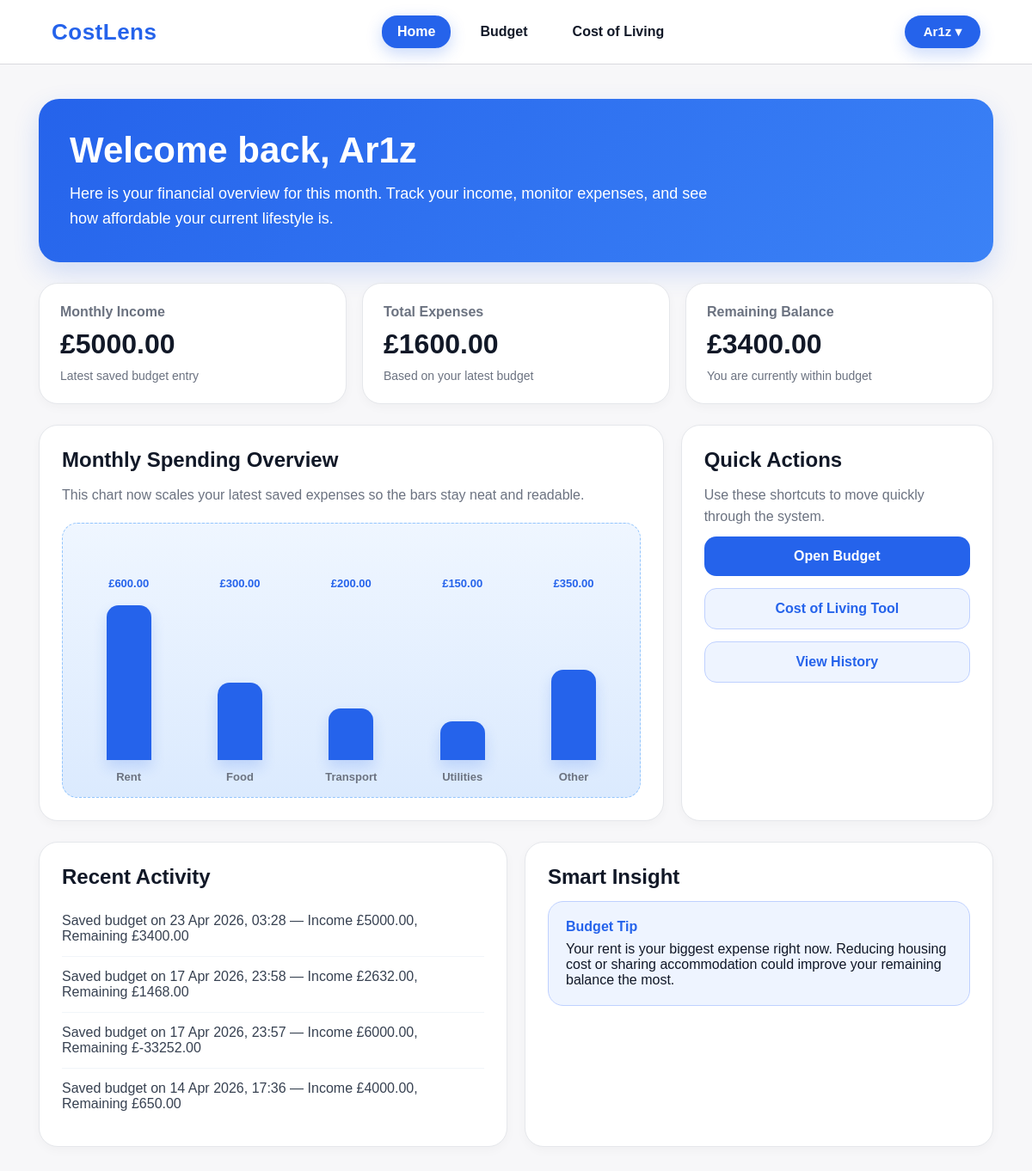
The page /dashboard/ (signed in) on the database its author committed.
### dashboard/models.py (models this page shows, shortened)
class BudgetEntry(models.Model):
    user = models.ForeignKey(User, on_delete=models.CASCADE)
    monthly_income = models.DecimalField(max_digits=10, decimal_places=2)
    rent = models.DecimalField(max_digits=10, decimal_places=2)
    food = models.DecimalField(max_digits=10, decimal_places=2)
    transport = models.DecimalField(max_digits=10, decimal_places=2)
    utilities = models.DecimalField(max_digits=10, decimal_places=2)
    other = models.DecimalField(max_digits=10, decimal_places=2, default=0)
    total_expenses = models.DecimalField(max_digits=10, decimal_places=2)
    remaining_balance = models.DecimalField(max_digits=10, decimal_places=2)
    created_at = models.DateTimeField(auto_now_add=True)

### dashboard/views.py (the view)
# urls.py: path("", include("dashboard.urls")),
@login_required
def dashboard(request):
    latest_entry = BudgetEntry.objects.filter(user=request.user).order_by("-created_at").first()
    recent_entries = BudgetEntry.objects.filter(user=request.user).order_by("-created_at")[:4]
    return render(request, "dashboard/home.html", {
        "latest_entry": latest_entry,
        "recent_entries": recent_entries,
    })

### dashboard/templates/dashboard/home.html (shortened to what this page needs)
<!DOCTYPE html>
<html lang="en">
<head>
</head>
<body>
    <nav class="navbar">
        <div class="logo">CostLens</div>
        <div class="nav-links">
            <a href="{% url 'dashboard' %}" class="active">Home</a>
            <a href="{% url 'budget' %}">Budget</a>
            <a href="{% url 'cost_of_living' %}">Cost of Living</a>
        </div>
        <div class="right-links">
            <div class="profile-dropdown">
                <button class="profile-btn">{{ request.user.username }} ▾</button>
            </div>
        </div>
    </nav>
    <main class="dashboard">
        <section class="welcome-box">
            <h1>Welcome back, {{ request.user.username }}</h1>
            <p>
                Here is your financial overview for this month. Track your income,
                monitor expenses, and see how affordable your current lifestyle is.
            </p>
        </section>
        <section class="summary-strip">
            <div class="summary-card">
                <h3>Monthly Income</h3>
                <div class="value">
                    {% if latest_entry %}£{{ latest_entry.monthly_income }}{% else %}£0.00{% endif %}
                </div>
                <div class="small">
                    {% if latest_entry %}Latest saved budget entry{% else %}No income saved yet{% endif %}
                </div>
            </div>
            <div class="summary-card">
                <h3>Total Expenses</h3>
                <div class="value">
                    {% if latest_entry %}£{{ latest_entry.total_expenses }}{% else %}£0.00{% endif %}
                </div>
                <div class="small">
                    {% if latest_entry %}Based on your latest budget{% else %}No expenses saved yet{% endif %}
                </div>
            </div>
            <div class="summary-card">
                <h3>Remaining Balance</h3>
                <div class="value">
                    {% if latest_entry %}£{{ latest_entry.remaining_balance }}{% else %}£0.00{% endif %}
                </div>
                <div class="small">
                    {% if latest_entry %}
                        {% if latest_entry.remaining_balance >= 0 %}
                            You are currently within budget
                        {% else %}
                            You are currently over budget
                        {% endif %}
                    {% else %}
                        Add a budget entry to see your results
                    {% endif %}
                </div>
            </div>
        </section>
        <section class="grid">
            <div class="panel">
                <h2>Monthly Spending Overview</h2>
                <p>
                    This chart now scales your latest saved expenses so the bars stay neat and readable.
                </p>
                <div class="chart-placeholder">
                    {% if latest_entry %}
                        {% with max_value=latest_entry.rent %}
                            <div class="bar-group">
                                <div class="bar-value">£{{ latest_entry.rent }}</div>
                                <div class="bar-wrap">
                                    <div class="bar" style="height:{% widthratio latest_entry.rent max_value 180 %}px;"></div>
                                </div>
                                <div class="bar-label">Rent</div>
                            </div>
                            <div class="bar-group">
                                <div class="bar-value">£{{ latest_entry.food }}</div>
                                <div class="bar-wrap">
                                    <div class="bar" style="height:{% widthratio latest_entry.food max_value 180 %}px;"></div>
                                </div>
                                <div class="bar-label">Food</div>
                            </div>
                            <div class="bar-group">
                                <div class="bar-value">£{{ latest_entry.transport }}</div>
                                <div class="bar-wrap">
                                    <div class="bar" style="height:{% widthratio latest_entry.transport max_value 180 %}px;"></div>
                                </div>
                                <div class="bar-label">Transport</div>
                            </div>
                            <div class="bar-group">
                                <div class="bar-value">£{{ latest_entry.utilities }}</div>
                                <div class="bar-wrap">
                                    <div class="bar" style="height:{% widthratio latest_entry.utilities max_value 180 %}px;"></div>
                                </div>
                                <div class="bar-label">Utilities</div>
                            </div>
                            <div class="bar-group">
                                <div class="bar-value">£{{ latest_entry.other }}</div>
                                <div class="bar-wrap">
                                    <div class="bar" style="height:{% widthratio latest_entry.other max_value 180 %}px;"></div>
                                </div>
                                <div class="bar-label">Other</div>
                            </div>
                        {% endwith %}
                    {% else %}
                        <p>No budget data available yet. Go to Budget and save your first entry.</p>
                    {% endif %}
                </div>
            </div>
            <div class="panel">
                <h2>Quick Actions</h2>
                <p>Use these shortcuts to move quickly through the system.</p>
                <div class="actions">
                    <a href="{% url 'budget' %}" class="action-btn primary">Open Budget</a>
                    <a href="{% url 'cost_of_living' %}" class="action-btn secondary">Cost of Living Tool</a>
                    <a href="{% url 'history' %}" class="action-btn secondary">View History</a>
                </div>
            </div>
        </section>
        <section class="bottom-grid">
            <div class="panel">
                <h2>Recent Activity</h2>
                <div class="activity-list">
                    {% if recent_entries %}
                        {% for entry in recent_entries %}
                            <div class="activity-item">
                                Saved budget on {{ entry.created_at|date:"d M Y, H:i" }} —
                                Income £{{ entry.monthly_income }}, Remaining £{{ entry.remaining_balance }}
                            </div>
                        {% endfor %}
                    {% else %}
                        <div class="activity-item">No recent activity yet. Save a budget entry to begin.</div>
                    {% endif %}
                </div>
            </div>
            <div class="panel">
                <h2>Smart Insight</h2>
                {% if latest_entry %}
                    <div class="tip-box">
                        <strong>Budget Tip</strong>
                        {% if latest_entry.rent >= latest_entry.food and latest_entry.rent >= latest_entry.transport and latest_entry.rent >= latest_entry.utilities and latest_entry.rent >= latest_entry.other %}
                            Your rent is your biggest expense right now. Reducing housing cost or sharing accommodation could improve your remaining balance the most.
                        {% elif latest_entry.food >= latest_entry.transport and latest_entry.food >= latest_entry.utilities and latest_entry.food >= latest_entry.other %}
                            Food is currently one of your highest spending areas. Planning meals and shopping more carefully could improve your monthly balance.
                        {% elif latest_entry.transport >= latest_entry.utilities and latest_entry.transport >= latest_entry.other %}
                            Transport is taking a large share of your budget. Using cheaper travel options may help reduce monthly costs.
                        {% elif latest_entry.utilities >= latest_entry.other %}
                            Utilities are a major part of your expenses. Monitoring energy usage could help bring this down.
                        {% else %}
                            Other expenses are currently high. Reviewing non-essential spending may improve your remaining balance.
                        {% endif %}
                    </div>
                {% else %}
                    <div class="tip-box">
                        <strong>Budget Tip</strong>
                        Add your first budget entry to receive a personalised spending insight.
                    </div>
                {% endif %}
            </div>
        </section>
    </main>
</body>
</html>

### dashboard/templates/dashboard/home.html (style rules this page uses)
* { margin: 0; padding: 0; box-sizing: border-box; font-family: Arial, sans-serif; }
body { background: #f7f7f9; color: #111827; }
.navbar { display: flex; justify-content: space-between; align-items: center; padding: 18px 60px; border-bottom: 1px solid #d9d9de; background: #ffffff; }
.logo { font-size: 26px; font-weight: 800; color: #2563eb; letter-spacing: 0.5px; }
.nav-links { display: flex; gap: 16px; align-items: center; }
.nav-links a { text-decoration: none; color: #111827; font-weight: 600; padding: 10px 18px; border-radius: 18px; transition: 0.2s ease; }
.nav-links a.active { background: #2563eb; color: white; box-shadow: 0 6px 18px rgba(37, 99, 235, 0.25); }
.right-links { display: flex; align-items: center; }
.profile-dropdown { position: relative; display: inline-block; }
.profile-dropdown::after { content: ""; position: absolute; top: 100%; right: 0; width: 100%; height: 12px; }
.profile-btn { background: #2563eb; color: white; border: none; padding: 10px 22px; border-radius: 999px; font-weight: 700; font-size: 15px; cursor: pointer; min-width: 74px; box-shadow: 0 8px 18px rgba(37, 99, 235, 0.22); }
.dashboard { max-width: 1150px; margin: 40px auto 60px; padding: 0 20px; }
.welcome-box { background: linear-gradient(135deg, #2563eb, #3b82f6); color: white; border-radius: 24px; padding: 36px; margin-bottom: 24px; box-shadow: 0 12px 30px rgba(37, 99, 235, 0.18); }
.welcome-box h1 { font-size: 42px; margin-bottom: 12px; }
.welcome-box p { font-size: 18px; line-height: 1.6; max-width: 760px; }
.summary-strip { display: grid; grid-template-columns: repeat(3, 1fr); gap: 18px; margin-bottom: 24px; }
.summary-card { background: white; border: 1px solid #e5e7eb; border-radius: 22px; padding: 24px; box-shadow: 0 4px 12px rgba(0, 0, 0, 0.03); }
.summary-card h3 { font-size: 16px; color: #6b7280; margin-bottom: 10px; }
.summary-card .value { font-size: 32px; font-weight: 800; color: #111827; }
.summary-card .small { margin-top: 10px; color: #6b7280; font-size: 14px; }
.grid { display: grid; grid-template-columns: 2fr 1fr; gap: 20px; margin-bottom: 24px; }
.panel { background: white; border: 1px solid #e5e7eb; border-radius: 22px; padding: 26px; box-shadow: 0 4px 12px rgba(0, 0, 0, 0.03); }
.panel h2 { font-size: 24px; margin-bottom: 14px; }
.panel p { color: #6b7280; line-height: 1.6; }
.chart-placeholder { margin-top: 20px; min-height: 320px; border-radius: 18px; background: linear-gradient(to top, #dbeafe 0%, #eff6ff 100%); border: 1px dashed #93c5fd; padding: 24px 20px 16px; display: flex; align-items: flex-end; justify-content: space-between; gap: 16px; }
.bar-group { flex: 1; display: flex; flex-direction: column; align-items: center; justify-content: flex-end; height: 100%; }
.bar-value { font-size: 13px; font-weight: 700; color: #2563eb; margin-bottom: 8px; }
.bar-wrap { height: 190px; width: 100%; display: flex; align-items: flex-end; justify-content: center; }
.bar { width: 52px; max-width: 100%; background: #2563eb; border-radius: 14px 14px 0 0; min-height: 18px; box-shadow: 0 8px 16px rgba(37, 99, 235, 0.18); }
.bar-label { margin-top: 12px; font-size: 13px; color: #6b7280; font-weight: 600; text-align: center; }
.actions { display: flex; flex-direction: column; gap: 14px; margin-top: 10px; }
.action-btn { display: block; text-decoration: none; text-align: center; padding: 14px 18px; border-radius: 14px; font-weight: 700; }
.action-btn.primary { background: #2563eb; color: white; }
.action-btn.secondary { background: #eef4ff; color: #2563eb; border: 1px solid #bfd1ff; }
.bottom-grid { display: grid; grid-template-columns: 1fr 1fr; gap: 20px; }
.activity-list { margin-top: 14px; }
.activity-item { padding: 14px 0; border-bottom: 1px solid #f1f5f9; color: #374151; }
.activity-item:last-child { border-bottom: none; }
.tip-box { margin-top: 12px; background: #eef4ff; border: 1px solid #bfd1ff; border-radius: 18px; padding: 20px; }
.tip-box strong { color: #2563eb; display: block; margin-bottom: 8px; }

### rows shown on the page
BudgetEntry: monthly_income "5000.00", total_expenses "1600.00", remaining_balance "3400.00", rent "600.00", food "300.00", transport "200.00", utilities "150.00", other "350.00", created_at "23 Apr 2026, 03:28"
BudgetEntry: created_at "17 Apr 2026, 23:58", monthly_income "2632.00", remaining_balance "1468.00"
BudgetEntry: created_at "17 Apr 2026, 23:57", monthly_income "6000.00", remaining_balance "-33252.00"
BudgetEntry: created_at "14 Apr 2026, 17:36", monthly_income "4000.00", remaining_balance "650.00"

### other values the page prints
{{ request.user.username }} "Ar1z"
